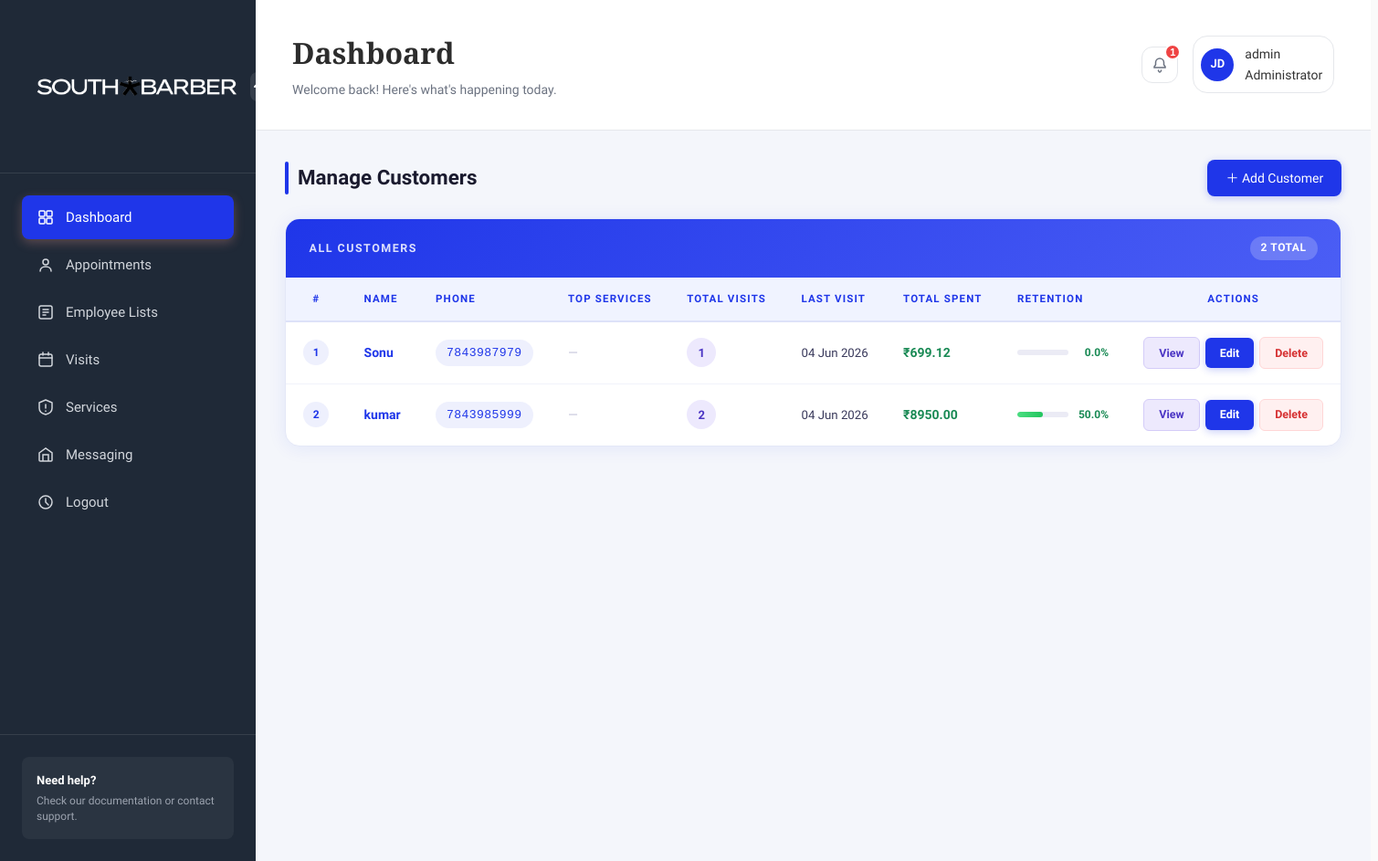
Page /adminsection/customerlist/ (signed in) on the committed database.
### adminsection/models.py (models this page shows, shortened)
class User(AbstractUser):
    ROLE_CHOICES = (
        ('ADMIN', 'Admin'),
        ('MANAGER', 'Manager'),
        ('EMPLOYEE', 'Employee'),
        ('CUSTOMER', 'Customer'),
    )
    Role = models.CharField(max_length=20, choices=ROLE_CHOICES)
    Store = models.ForeignKey(Store, on_delete=models.SET_NULL, null=True, blank=True)

class Customer(models.Model):
    PhoneID = models.UUIDField(primary_key=True, default=uuid.uuid4)
    PhoneNumber = models.CharField(max_length=15, unique=True)
    Name = models.CharField(max_length=150)
    Note = models.TextField(blank=True)
    CreateDate = models.DateTimeField(auto_now_add=True)
    UpdateDate = models.DateTimeField(auto_now=True)
    @property
    def total_visits(self):
        return self.visits.count()
    @property
    def return_visits(self):
        return max(self.visits.count() - 1, 0)
    @property
    def retention_rate(self):
        total = self.total_visits
        if total <= 1:
            return 0.0
        return round((self.return_visits / total) * 100, 1)
    @property
    def last_visit(self):
        visit = self.visits.order_by('-VisitDate').first()
        return visit.VisitDate if visit else None
    @property
    def total_spent(self):
        return sum(v.final_amount for v in self.visits.all())

class Visit(models.Model):
    DISCOUNT_TYPE_CHOICES = (
        ('PERCENT', 'Percentage (%)'),
        ('AMOUNT', 'Fixed Amount (₹)'),
    )
    Customer = models.ForeignKey(
        Customer,
        on_delete=models.CASCADE,
        related_name='visits'
    )
    Services = models.ManyToManyField(
    'Service',
    blank=True,
    related_name='visits'
    )
    Store    = models.ForeignKey(Store, on_delete=models.SET_NULL, null=True, related_name='visits')
    VisitDate = models.DateTimeField(default=timezone.now)
    BillAmount = models.DecimalField(max_digits=10, decimal_places=2)
    DiscountType = models.CharField(
        max_length=10,
        choices=DISCOUNT_TYPE_CHOICES,
        default='PERCENT'
    )
    DiscountValue = models.DecimalField(
        max_digits=10,
        decimal_places=2,
        default=0,
        help_text="Enter % value or flat ₹ amount depending on DiscountType"
    )
    Note = models.TextField(blank=True)
    class Meta:
        ordering = ['-VisitDate']
    @property
    def discount_amount(self):
        if self.DiscountType == 'PERCENT':
            return round(self.BillAmount * self.DiscountValue / 100, 2)
        return self.DiscountValue  # already a flat amount
    @property
    def final_amount(self):
        return max(self.BillAmount - self.discount_amount, 0)

### adminsection/views.py (the view)
# urls.py: path('customerlist/', views.customerlist, name='customerlist'),
@staff_member_required
def customerlist(request):
    active_store, user_stores, is_owner = get_active_store(request)
    store_customer_ids = Visit.objects.filter(
        Store=active_store
    ).values_list('Customer', flat=True).distinct()
    CustomerList = Customer.objects.filter(
        PhoneID__in=store_customer_ids
    ).order_by('-CreateDate')
    letters = list(string.ascii_uppercase)
    customers_with_letters = []
    for i, customer in enumerate(CustomerList):
        letter_id = letters[i % 26]
        top_services = (
            Service.objects
            .filter(visits__Customer=customer, visits__Store=active_store)
            .annotate(visit_count=Count('visits'))
            .order_by('-visit_count')[:3]  # top 3
        )
        customers_with_letters.append({
            'customer': customer,
            'letter_id': letter_id,
            'top_services': top_services,
        })
    return render(request, 'adminsection/customer-list.html', {
        'customers_with_letters': customers_with_letters,
        'active_store': active_store,
        'user_stores': user_stores,
        'is_owner': is_owner,
    })

### templates/adminsection/customer-list.html (shortened to what this page needs)
{% extends 'adminsection/base.html' %}
{% load static %}
{% block content %}
    <div class="customers-wrapper">
      <div class="customers-header">
        <h3>Manage Customers</h3>
        <a href="{% url 'addcustomer' %}" class="btn-add-customer">
          ＋ Add Customer
        </a>
      </div>
      <div class="customers-table-card">
        <div class="customers-card-top">
          <span>All Customers</span>
          <span class="count-badge">{{ customers_with_letters|length }} total</span>
        </div>
        <table class="customers-table">
          <thead>
            <tr>
              <th>#</th>
              <th>Name</th>
              <th>Phone</th>
              <th>Top Services</th>
              <th>Total Visits</th>
              <th>Last Visit</th>
              <th>Total Spent</th>
              <th>Retention</th>
              <th style="text-align:center;">Actions</th>
            </tr>
          </thead>
          <tbody>
            {% for item in customers_with_letters %}
            <tr>
              <td><span class="row-num">{{ forloop.counter }}</span></td>
              <td>
                <a href="{% url 'customer_detail' item.customer.PhoneID %}" class="customer-name-link">
                  {{ item.customer.Name }}
                </a>
              </td>
              <td>
                <span class="phone-badge">{{ item.customer.PhoneNumber }}</span>
              </td>
              <td>
                {% for svc in item.top_services %}
                  <span style="display:inline-block; background:#eef0fd; color:#1f36e9;
                              font-size:0.75rem; font-weight:600; padding:2px 10px;
                              border-radius:20px; margin:2px;">
                    {{ svc.ServiceName }}
                  </span>
                {% empty %}
                  <span style="color:#c0c0d8;">—</span>
                {% endfor %}
              </td>
              <td>
                <span class="visits-pill">{{ item.customer.total_visits }}</span>
              </td>
              <td class="date-cell">
                {% if item.customer.last_visit %}
                  {{ item.customer.last_visit|date:"d M Y" }}
                {% else %}
                  <span style="color:#c0c0d8;">—</span>
                {% endif %}
              </td>
              <td>
                <span class="spent-amount">₹{{ item.customer.total_spent }}</span>
              </td>
              <td>
                <div class="retention-bar-wrap">
                  <div class="retention-bar">
                    <div class="retention-fill" style="width: {{ item.customer.retention_rate }}%;"></div>
                  </div>
                  <span class="retention-label">{{ item.customer.retention_rate }}%</span>
                </div>
              </td>
              <td>
                <div class="action-cell">
                  <a href="{% url 'customer_detail' item.customer.PhoneID %}" class="btn-view">
                    View
                  </a>
                  <a href="{% url 'editcustomer' item.customer.PhoneID %}" class="btn-edit">
                    Edit
                  </a>
                  <a href="{% url 'deletecustomer' item.customer.PhoneID %}"
                     class="btn-delete"
                     onclick="return confirm('Delete this customer?');">
                    Delete
                  </a>
                </div>
              </td>
            </tr>
            {% empty %}
            <tr>
              <td colspan="8" class="empty-state">No customers found. Add your first customer to get started.</td>
            </tr>
            {% endfor %}
          </tbody>
        </table>
      </div>
    </div
{% endblock %}

### templates/adminsection/base.html (shortened to what this page needs)
{% load static %}
<!DOCTYPE html>
<html lang="en">
<head>
    <link rel="stylesheet" href="{% static 'css/styles.css' %}">
    <link rel="stylesheet" href="https://cdnjs.cloudflare.com/ajax/libs/font-awesome/6.0.0/css/all.min.css">
</head>
<body>
    <html class="app-container">
        <aside class="sidebar">
            <div class="sidebar-header">
                <div class="logo">
                    <img src="{% static 'images/SOUTH BARBER LOGO.png' %}" alt="South Barber Logo" style="width:250px; height:125px;">
                </div>
                <button class="sidebar-toggle">
                    <svg width="20" height="20" viewBox="0 0 20 20" fill="none">
                        <path d="M15 10L10 5L5 10" stroke="currentColor" stroke-width="2" stroke-linecap="round"/>
                    </svg>
                </button>
            </div>
            <nav class="sidebar-nav">
                <a href="{% url 'dashboard' %}" class="nav-item active">
                    <span>Dashboard</span>
                </a>
                <a href="{% url 'allappointment' %}" class="nav-item">
                    <svg width="20" height="20" viewBox="0 0 20 20" fill="none">
                        <circle cx="10" cy="7" r="3" stroke="currentColor" stroke-width="1.5"/>
                        <path d="M4 17C4 14 6.5 12 10 12C13.5 12 16 14 16 17" stroke="currentColor" stroke-width="1.5" stroke-linecap="round"/>
                    </svg>
                    <span>Appointments</span>
                </a>
                <a href="{% url 'employeelist' %}" class="nav-item">
                    <svg width="20" height="20" viewBox="0 0 20 20" fill="none">
                        <rect x="3" y="3" width="14" height="14" rx="2" stroke="currentColor" stroke-width="1.5"/>
                        <path d="M7 7H13M7 10H13M7 13H10" stroke="currentColor" stroke-width="1.5" stroke-linecap="round"/>
                    </svg>
                    <span>Employee Lists</span>
                </a>
                <a href="{% url 'customerlist' %}" class="nav-item">
                    <svg width="20" height="20" viewBox="0 0 20 20" fill="none">
                        <rect x="3" y="4" width="14" height="13" rx="2" stroke="currentColor" stroke-width="1.5"/>
                        <path d="M7 2V5M13 2V5M3 8H17" stroke="currentColor" stroke-width="1.5" stroke-linecap="round"/>
                    </svg>
                    <span>Visits</span>
                </a>
                <a href="{% url 'manageservices' %}" class="nav-item">
                    <svg width="20" height="20" viewBox="0 0 20 20" fill="none">
                        <path d="M3 5L10 2L17 5V11C17 14.5 14 17 10 18C6 17 3 14.5 3 11V5Z" stroke="currentColor" stroke-width="1.5" stroke-linejoin="round"/>
                        <path d="M10 7V11M10 14V14.5" stroke="currentColor" stroke-width="1.5" stroke-linecap="round"/>
                    </svg>
                    <span>Services</span>
                </a>
                <a href="#" class="nav-item">
                    <svg width="20" height="20" viewBox="0 0 20 20" fill="none">
                        <path d="M3 8L10 3L17 8V16C17 16.5 16.5 17 16 17H4C3.5 17 3 16.5 3 16V8Z" stroke="currentColor" stroke-width="1.5"/>
                        <path d="M13 17V10H7V17" stroke="currentColor" stroke-width="1.5"/>
                    </svg>
                    <span>Messaging</span>
                </a>
                <a href="{% url 'logout' %}" class="nav-item">
                    <svg width="20" height="20" viewBox="0 0 20 20" fill="none">
                        <circle cx="10" cy="10" r="7" stroke="currentColor" stroke-width="1.5"/>
                        <path d="M10 6V10L13 13" stroke="currentColor" stroke-width="1.5" stroke-linecap="round"/>
                    </svg>
                    <span>Logout</span>
                </a>
            </nav>
            <div class="sidebar-footer">
                <div class="help-section">
                    <p class="help-title">Need help?</p>
                    <p class="help-text">Check our documentation or contact support.</p>
                </div>
            </div>
        </aside>
        <main class="main-content">
            <header class="header">
                <div class="header-left">
                    <h1 class="page-title">Dashboard</h1>
                    <p class="page-subtitle">Welcome back! Here's what's happening today.</p>
                </div>
                <div class="header-right">
                    <button class="notification-btn">
                        <svg width="20" height="20" viewBox="0 0 20 20" fill="none">
                            <path d="M10 3C7.5 3 5.5 5 5.5 7.5V10L4 12V13H16V12L14.5 10V7.5C14.5 5 12.5 3 10 3Z" stroke="currentColor" stroke-width="1.5"/>
                            <path d="M8.5 16C8.5 17 9.5 18 10 18C10.5 18 11.5 17 11.5 16" stroke="currentColor" stroke-width="1.5" stroke-linecap="round"/>
                        </svg>
                        <span class="notification-badge">1</span>
                    </button>
                    <div class="user-menu">
                        {% if request.user.is_authenticated %}
                        <div class="user-avatar">JD</div>
                        <span class="user-name">
                            <p>{{ user.username }}</p>
                            {% if request.user.is_superuser %}
                            <span>Administrator </span>
                            {% else %}
                            <span>Staff</span>
                            {% endif %}
                                </span>
                        </div>
                        {% endif %}
                </div>
            </header>
            {% block content %}
            {% endblock %}
    </main>
</html>

### rows in the picture
User: username "admin"
Customer: customer.Name "Sonu", customer.PhoneNumber "7843987979", customer.total_visits "1", customer.last_visit "04 Jun 2026", customer.total_spent "699.12", customer.retention_rate "0.0"
Customer: customer.Name "kumar", customer.PhoneNumber "7843985999", customer.total_visits "2", customer.last_visit "04 Jun 2026", customer.total_spent "8950.00", customer.retention_rate "50.0"

### other values in the picture
{{ customers_with_letters|length }} "2"
